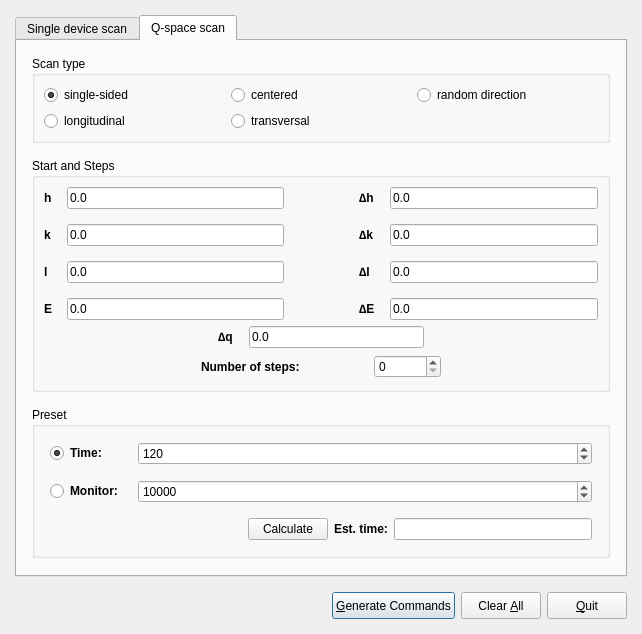
<?xml version="1.0" encoding="UTF-8"?>
<ui version="4.0">
 <class>ScanInputDlgUI</class>
 <widget class="QDialog" name="ScanInputDlgUI">
  <property name="geometry">
   <rect>
    <x>0</x>
    <y>0</y>
    <width>609</width>
    <height>563</height>
   </rect>
  </property>
  <property name="font">
   <font>
    <family>Lucida Grande</family>
    <pointsize>9</pointsize>
    <weight>50</weight>
    <italic>false</italic>
    <bold>false</bold>
    <underline>false</underline>
    <strikeout>false</strikeout>
   </font>
  </property>
  <property name="windowTitle">
   <string>Scan command generator</string>
  </property>
  <layout class="QVBoxLayout" name="verticalLayout">
   <item>
    <widget class="QTabWidget" name="tabWidget">
     <property name="maximumSize">
      <size>
       <width>32767</width>
       <height>32767</height>
      </size>
     </property>
     <property name="font">
      <font>
       <family>Lucida Grande</family>
       <pointsize>9</pointsize>
       <weight>50</weight>
       <italic>false</italic>
       <bold>false</bold>
       <underline>false</underline>
       <strikeout>false</strikeout>
      </font>
     </property>
     <property name="currentIndex">
      <number>1</number>
     </property>
     <widget class="QWidget" name="tab">
      <attribute name="title">
       <string>Single device scan</string>
      </attribute>
      <layout class="QGridLayout" name="gridLayout_2">
       <item row="0" column="0" colspan="2">
        <widget class="QGroupBox" name="groupBox_2">
         <property name="title">
          <string>Scan type</string>
         </property>
         <layout class="QGridLayout" name="_2">
          <property name="margin">
           <number>9</number>
          </property>
          <property name="spacing">
           <number>6</number>
          </property>
          <item row="0" column="0">
           <widget class="QRadioButton" name="scanSingle">
            <property name="text">
             <string>single-sided</string>
            </property>
            <property name="checked">
             <bool>true</bool>
            </property>
           </widget>
          </item>
          <item row="0" column="2">
           <widget class="QRadioButton" name="scanCentered">
            <property name="text">
             <string>centered</string>
            </property>
           </widget>
          </item>
          <item row="0" column="3">
           <spacer name="horizontalSpacer">
            <property name="orientation">
             <enum>Qt::Horizontal</enum>
            </property>
            <property name="sizeHint" stdset="0">
             <size>
              <width>40</width>
              <height>20</height>
             </size>
            </property>
           </spacer>
          </item>
          <item row="0" column="1">
           <spacer name="horizontalSpacer_2">
            <property name="orientation">
             <enum>Qt::Horizontal</enum>
            </property>
            <property name="sizeType">
             <enum>QSizePolicy::Fixed</enum>
            </property>
            <property name="sizeHint" stdset="0">
             <size>
              <width>50</width>
              <height>20</height>
             </size>
            </property>
           </spacer>
          </item>
         </layout>
        </widget>
       </item>
       <item row="1" column="0" colspan="2">
        <layout class="QGridLayout" name="gridLayout">
         <item row="0" column="0">
          <widget class="QLabel" name="tL_sscan_device">
           <property name="text">
            <string>&lt;html&gt;&lt;head/&gt;&lt;body&gt;&lt;p&gt;&lt;span style=&quot; font-weight:600;&quot;&gt;Select device:&lt;/span&gt;&lt;/p&gt;&lt;/body&gt;&lt;/html&gt;</string>
           </property>
           <property name="alignment">
            <set>Qt::AlignTop</set>
           </property>
          </widget>
         </item>
         <item row="1" column="0" colspan="2">
          <widget class="QListWidget" name="deviceList">
           <property name="sizePolicy">
            <sizepolicy hsizetype="Expanding" vsizetype="MinimumExpanding">
             <horstretch>0</horstretch>
             <verstretch>0</verstretch>
            </sizepolicy>
           </property>
          </widget>
         </item>
         <item row="2" column="0">
          <widget class="QLabel" name="tL_sscan_device_2">
           <property name="text">
            <string>&lt;html&gt;&lt;head/&gt;&lt;body&gt;&lt;p&gt;or enter a device name:&lt;/p&gt;&lt;/body&gt;&lt;/html&gt;</string>
           </property>
          </widget>
         </item>
         <item row="2" column="1">
          <widget class="QLineEdit" name="deviceName"/>
         </item>
        </layout>
       </item>
       <item row="2" column="0">
        <widget class="QGroupBox" name="groupBox10">
         <property name="title">
          <string>Scan parameters</string>
         </property>
         <layout class="QGridLayout">
          <property name="margin">
           <number>9</number>
          </property>
          <property name="spacing">
           <number>6</number>
          </property>
          <item row="3" column="0">
           <widget class="QLabel" name="tL_sscan_Preset">
            <property name="text">
             <string>&lt;b&gt;Preset:&lt;/b&gt;</string>
            </property>
           </widget>
          </item>
          <item row="3" column="2">
           <widget class="QLabel" name="tL_sscan_PresetS">
            <property name="text">
             <string>sec</string>
            </property>
           </widget>
          </item>
          <item row="3" column="1">
           <widget class="QLineEdit" name="scanPreset"/>
          </item>
          <item row="0" column="1" colspan="2">
           <widget class="QLineEdit" name="scanStart"/>
          </item>
          <item row="0" column="0">
           <widget class="QLabel" name="tL_sscan_Start">
            <property name="text">
             <string>&lt;html&gt;&lt;head/&gt;&lt;body&gt;&lt;p&gt;&lt;span style=&quot; font-weight:600;&quot;&gt;Start/Center:&lt;/span&gt;&lt;/p&gt;&lt;/body&gt;&lt;/html&gt;</string>
            </property>
           </widget>
          </item>
          <item row="1" column="0">
           <widget class="QLabel" name="tL_sscan_Step">
            <property name="text">
             <string>&lt;b&gt;Step size:&lt;/b&gt;</string>
            </property>
           </widget>
          </item>
          <item row="2" column="0">
           <widget class="QLabel" name="tL_sscan_NStep">
            <property name="text">
             <string>&lt;b&gt;Number of steps:&lt;/b&gt;</string>
            </property>
           </widget>
          </item>
          <item row="2" column="1" colspan="2">
           <widget class="QLineEdit" name="scanNumsteps"/>
          </item>
          <item row="1" column="1" colspan="2">
           <widget class="QLineEdit" name="scanStep"/>
          </item>
         </layout>
        </widget>
       </item>
       <item row="2" column="1">
        <widget class="QGroupBox" name="groupBox11">
         <property name="title">
          <string>Calculated Values</string>
         </property>
         <layout class="QGridLayout">
          <property name="margin">
           <number>9</number>
          </property>
          <property name="spacing">
           <number>6</number>
          </property>
          <item row="1" column="0" colspan="3">
           <widget class="QPushButton" name="scanCalc">
            <property name="text">
             <string>Calculate</string>
            </property>
           </widget>
          </item>
          <item row="0" column="0" colspan="2">
           <widget class="QLabel" name="tL_sscan_End_2">
            <property name="text">
             <string>&lt;b&gt;Move time per step:&lt;/b&gt;</string>
            </property>
           </widget>
          </item>
          <item row="0" column="2">
           <widget class="QLineEdit" name="scanMovetime"/>
          </item>
          <item row="2" column="0">
           <widget class="QLabel" name="tL_sscan_End">
            <property name="text">
             <string>&lt;html&gt;&lt;head/&gt;&lt;body&gt;&lt;p&gt;&lt;span style=&quot; font-weight:600;&quot;&gt;Range:&lt;/span&gt;&lt;/p&gt;&lt;/body&gt;&lt;/html&gt;</string>
            </property>
           </widget>
          </item>
          <item row="2" column="1" colspan="2">
           <widget class="QLineEdit" name="scanRange"/>
          </item>
          <item row="3" column="0">
           <widget class="QLabel" name="tL_sscan_PresetH">
            <property name="text">
             <string>&lt;b&gt;Est. time:&lt;/b&gt;</string>
            </property>
           </widget>
          </item>
          <item row="3" column="1" colspan="2">
           <widget class="QLineEdit" name="scanEstimation"/>
          </item>
         </layout>
        </widget>
       </item>
       <item row="3" column="0" colspan="2">
        <spacer>
         <property name="orientation">
          <enum>Qt::Vertical</enum>
         </property>
         <property name="sizeHint" stdset="0">
          <size>
           <width>578</width>
           <height>13</height>
          </size>
         </property>
        </spacer>
       </item>
      </layout>
     </widget>
     <widget class="QWidget" name="TabPage">
      <attribute name="title">
       <string>Q-space scan</string>
      </attribute>
      <layout class="QVBoxLayout" name="verticalLayout_2">
       <item>
        <widget class="QGroupBox" name="groupBox">
         <property name="title">
          <string>Scan type</string>
         </property>
         <layout class="QGridLayout">
          <property name="margin">
           <number>9</number>
          </property>
          <property name="spacing">
           <number>6</number>
          </property>
          <item row="1" column="1">
           <widget class="QRadioButton" name="qscanTrans">
            <property name="text">
             <string>transversal</string>
            </property>
           </widget>
          </item>
          <item row="0" column="1">
           <widget class="QRadioButton" name="qscanCentered">
            <property name="text">
             <string>centered</string>
            </property>
           </widget>
          </item>
          <item row="0" column="0">
           <widget class="QRadioButton" name="qscanSingle">
            <property name="text">
             <string>single-sided</string>
            </property>
            <property name="checked">
             <bool>true</bool>
            </property>
           </widget>
          </item>
          <item row="0" column="2">
           <widget class="QRadioButton" name="qscanRandom">
            <property name="text">
             <string>random direction</string>
            </property>
           </widget>
          </item>
          <item row="1" column="0">
           <widget class="QRadioButton" name="qscanLong">
            <property name="text">
             <string>longitudinal</string>
            </property>
           </widget>
          </item>
         </layout>
        </widget>
       </item>
       <item>
        <widget class="QGroupBox" name="groupBox3">
         <property name="title">
          <string>Start and Steps</string>
         </property>
         <layout class="QVBoxLayout">
          <property name="spacing">
           <number>6</number>
          </property>
          <property name="margin">
           <number>9</number>
          </property>
          <item>
           <layout class="QHBoxLayout">
            <property name="spacing">
             <number>15</number>
            </property>
            <property name="margin">
             <number>0</number>
            </property>
            <item>
             <layout class="QGridLayout">
              <property name="margin">
               <number>0</number>
              </property>
              <property name="spacing">
               <number>15</number>
              </property>
              <item row="2" column="0">
               <widget class="QLabel" name="textLabel10_3">
                <property name="text">
                 <string>&lt;b&gt;l&lt;/b&gt;</string>
                </property>
               </widget>
              </item>
              <item row="1" column="1">
               <widget class="QLineEdit" name="kInput">
                <property name="text">
                 <string>0.0</string>
                </property>
               </widget>
              </item>
              <item row="3" column="1">
               <widget class="QLineEdit" name="EInput">
                <property name="text">
                 <string>0.0</string>
                </property>
               </widget>
              </item>
              <item row="2" column="1">
               <widget class="QLineEdit" name="lInput">
                <property name="text">
                 <string>0.0</string>
                </property>
               </widget>
              </item>
              <item row="0" column="1">
               <widget class="QLineEdit" name="hInput">
                <property name="text">
                 <string>0.0</string>
                </property>
               </widget>
              </item>
              <item row="1" column="0">
               <widget class="QLabel" name="textLabel10_2">
                <property name="text">
                 <string>&lt;b&gt;k&lt;/b&gt;</string>
                </property>
               </widget>
              </item>
              <item row="0" column="0">
               <widget class="QLabel" name="textLabel10">
                <property name="text">
                 <string>&lt;b&gt;h&lt;/b&gt;</string>
                </property>
               </widget>
              </item>
              <item row="3" column="0">
               <widget class="QLabel" name="textLabel10_4">
                <property name="text">
                 <string>&lt;b&gt;E&lt;/b&gt;</string>
                </property>
               </widget>
              </item>
             </layout>
            </item>
            <item>
             <spacer>
              <property name="orientation">
               <enum>Qt::Horizontal</enum>
              </property>
              <property name="sizeType">
               <enum>QSizePolicy::Fixed</enum>
              </property>
              <property name="sizeHint" stdset="0">
               <size>
                <width>60</width>
                <height>16</height>
               </size>
              </property>
             </spacer>
            </item>
            <item>
             <layout class="QGridLayout">
              <property name="margin">
               <number>0</number>
              </property>
              <property name="spacing">
               <number>15</number>
              </property>
              <item row="1" column="1">
               <widget class="QLineEdit" name="deltakInput">
                <property name="text">
                 <string>0.0</string>
                </property>
               </widget>
              </item>
              <item row="1" column="0">
               <widget class="QLabel" name="label_dk">
                <property name="text">
                 <string>&lt;b&gt;∆k&lt;/b&gt;</string>
                </property>
               </widget>
              </item>
              <item row="2" column="1">
               <widget class="QLineEdit" name="deltalInput">
                <property name="text">
                 <string>0.0</string>
                </property>
               </widget>
              </item>
              <item row="0" column="0">
               <widget class="QLabel" name="label_dh">
                <property name="text">
                 <string>&lt;b&gt;∆h&lt;/b&gt;</string>
                </property>
               </widget>
              </item>
              <item row="0" column="1">
               <widget class="QLineEdit" name="deltahInput">
                <property name="text">
                 <string>0.0</string>
                </property>
               </widget>
              </item>
              <item row="3" column="1">
               <widget class="QLineEdit" name="deltaEInput">
                <property name="text">
                 <string>0.0</string>
                </property>
               </widget>
              </item>
              <item row="2" column="0">
               <widget class="QLabel" name="label_dl">
                <property name="text">
                 <string>&lt;b&gt;∆l&lt;/b&gt;</string>
                </property>
               </widget>
              </item>
              <item row="3" column="0">
               <widget class="QLabel" name="label_dnu">
                <property name="text">
                 <string>&lt;b&gt;∆E&lt;/b&gt;</string>
                </property>
               </widget>
              </item>
             </layout>
            </item>
           </layout>
          </item>
          <item>
           <layout class="QHBoxLayout">
            <property name="spacing">
             <number>6</number>
            </property>
            <property name="margin">
             <number>0</number>
            </property>
            <item>
             <spacer>
              <property name="orientation">
               <enum>Qt::Horizontal</enum>
              </property>
              <property name="sizeHint" stdset="0">
               <size>
                <width>40</width>
                <height>20</height>
               </size>
              </property>
             </spacer>
            </item>
            <item>
             <widget class="QLabel" name="label_dnu_2">
              <property name="text">
               <string>&lt;b&gt;∆q&lt;/b&gt;&amp;nbsp;&amp;nbsp;&amp;nbsp;</string>
              </property>
             </widget>
            </item>
            <item>
             <widget class="QLineEdit" name="deltaqInput">
              <property name="text">
               <string>0.0</string>
              </property>
             </widget>
            </item>
            <item>
             <spacer>
              <property name="orientation">
               <enum>Qt::Horizontal</enum>
              </property>
              <property name="sizeHint" stdset="0">
               <size>
                <width>40</width>
                <height>20</height>
               </size>
              </property>
             </spacer>
            </item>
           </layout>
          </item>
          <item>
           <layout class="QHBoxLayout">
            <property name="spacing">
             <number>15</number>
            </property>
            <property name="margin">
             <number>0</number>
            </property>
            <item>
             <spacer>
              <property name="orientation">
               <enum>Qt::Horizontal</enum>
              </property>
              <property name="sizeType">
               <enum>QSizePolicy::Expanding</enum>
              </property>
              <property name="sizeHint" stdset="0">
               <size>
                <width>86</width>
                <height>21</height>
               </size>
              </property>
             </spacer>
            </item>
            <item>
             <widget class="QLabel" name="textLabel8_3">
              <property name="sizePolicy">
               <sizepolicy hsizetype="MinimumExpanding" vsizetype="Preferred">
                <horstretch>0</horstretch>
                <verstretch>0</verstretch>
               </sizepolicy>
              </property>
              <property name="text">
               <string>&lt;b&gt;Number of steps:&lt;/b&gt;</string>
              </property>
             </widget>
            </item>
            <item>
             <widget class="QSpinBox" name="stepsInput">
              <property name="maximum">
               <number>100000</number>
              </property>
             </widget>
            </item>
            <item>
             <spacer>
              <property name="orientation">
               <enum>Qt::Horizontal</enum>
              </property>
              <property name="sizeType">
               <enum>QSizePolicy::Expanding</enum>
              </property>
              <property name="sizeHint" stdset="0">
               <size>
                <width>91</width>
                <height>26</height>
               </size>
              </property>
             </spacer>
            </item>
           </layout>
          </item>
         </layout>
        </widget>
       </item>
       <item>
        <widget class="QGroupBox" name="groupBox1">
         <property name="sizePolicy">
          <sizepolicy hsizetype="Preferred" vsizetype="Fixed">
           <horstretch>0</horstretch>
           <verstretch>0</verstretch>
          </sizepolicy>
         </property>
         <property name="title">
          <string>Preset</string>
         </property>
         <layout class="QGridLayout" name="gridLayout_3">
          <item row="0" column="0">
           <widget class="QRadioButton" name="presetTime">
            <property name="sizePolicy">
             <sizepolicy hsizetype="Fixed" vsizetype="Fixed">
              <horstretch>0</horstretch>
              <verstretch>0</verstretch>
             </sizepolicy>
            </property>
            <property name="font">
             <font>
              <weight>75</weight>
              <bold>true</bold>
             </font>
            </property>
            <property name="text">
             <string>Time:</string>
            </property>
            <property name="checked">
             <bool>true</bool>
            </property>
           </widget>
          </item>
          <item row="0" column="1">
           <widget class="QSpinBox" name="timeInput">
            <property name="maximum">
             <number>2000000000</number>
            </property>
            <property name="value">
             <number>120</number>
            </property>
           </widget>
          </item>
          <item row="1" column="0">
           <widget class="QRadioButton" name="presetMonitor">
            <property name="font">
             <font>
              <weight>75</weight>
              <bold>true</bold>
             </font>
            </property>
            <property name="text">
             <string>Monitor:</string>
            </property>
           </widget>
          </item>
          <item row="1" column="1">
           <widget class="QSpinBox" name="monitorInput">
            <property name="maximum">
             <number>2000000000</number>
            </property>
            <property name="value">
             <number>10000</number>
            </property>
           </widget>
          </item>
          <item row="2" column="0" colspan="2">
           <layout class="QHBoxLayout">
            <property name="spacing">
             <number>6</number>
            </property>
            <property name="margin">
             <number>0</number>
            </property>
            <item>
             <spacer>
              <property name="orientation">
               <enum>Qt::Horizontal</enum>
              </property>
              <property name="sizeHint" stdset="0">
               <size>
                <width>181</width>
                <height>20</height>
               </size>
              </property>
             </spacer>
            </item>
            <item>
             <widget class="QPushButton" name="qscanCalc">
              <property name="text">
               <string>Calculate</string>
              </property>
             </widget>
            </item>
            <item>
             <widget class="QLabel" name="tL_ttscan_End_3">
              <property name="text">
               <string>&lt;b&gt;Est. time:&lt;/b&gt;</string>
              </property>
             </widget>
            </item>
            <item>
             <widget class="QLineEdit" name="qscanEstimation">
              <property name="readOnly">
               <bool>true</bool>
              </property>
             </widget>
            </item>
           </layout>
          </item>
         </layout>
        </widget>
       </item>
       <item>
        <spacer>
         <property name="orientation">
          <enum>Qt::Vertical</enum>
         </property>
         <property name="sizeHint" stdset="0">
          <size>
           <width>20</width>
           <height>40</height>
          </size>
         </property>
        </spacer>
       </item>
      </layout>
     </widget>
    </widget>
   </item>
   <item>
    <layout class="QHBoxLayout">
     <property name="spacing">
      <number>6</number>
     </property>
     <property name="margin">
      <number>0</number>
     </property>
     <item>
      <spacer>
       <property name="orientation">
        <enum>Qt::Horizontal</enum>
       </property>
       <property name="sizeType">
        <enum>QSizePolicy::Expanding</enum>
       </property>
       <property name="sizeHint" stdset="0">
        <size>
         <width>141</width>
         <height>27</height>
        </size>
       </property>
      </spacer>
     </item>
     <item>
      <widget class="QPushButton" name="generateBtn">
       <property name="sizePolicy">
        <sizepolicy hsizetype="Preferred" vsizetype="Minimum">
         <horstretch>0</horstretch>
         <verstretch>0</verstretch>
        </sizepolicy>
       </property>
       <property name="text">
        <string>&amp;Generate Commands</string>
       </property>
       <property name="shortcut">
        <string>Alt+G</string>
       </property>
       <property name="autoDefault">
        <bool>false</bool>
       </property>
       <property name="default">
        <bool>true</bool>
       </property>
      </widget>
     </item>
     <item>
      <widget class="QPushButton" name="clearAllBtn">
       <property name="sizePolicy">
        <sizepolicy hsizetype="Preferred" vsizetype="Minimum">
         <horstretch>0</horstretch>
         <verstretch>0</verstretch>
        </sizepolicy>
       </property>
       <property name="text">
        <string>Clear &amp;All</string>
       </property>
       <property name="shortcut">
        <string>Alt+A</string>
       </property>
       <property name="autoDefault">
        <bool>false</bool>
       </property>
      </widget>
     </item>
     <item>
      <widget class="QPushButton" name="quitBtn">
       <property name="sizePolicy">
        <sizepolicy hsizetype="Preferred" vsizetype="Minimum">
         <horstretch>0</horstretch>
         <verstretch>0</verstretch>
        </sizepolicy>
       </property>
       <property name="text">
        <string>&amp;Quit</string>
       </property>
       <property name="shortcut">
        <string>Alt+Q</string>
       </property>
       <property name="autoDefault">
        <bool>false</bool>
       </property>
      </widget>
     </item>
    </layout>
   </item>
  </layout>
 </widget>
 <layoutdefault spacing="15" margin="15"/>
 <tabstops>
  <tabstop>tabWidget</tabstop>
  <tabstop>scanStart</tabstop>
  <tabstop>scanStep</tabstop>
  <tabstop>scanNumsteps</tabstop>
  <tabstop>scanPreset</tabstop>
  <tabstop>scanCalc</tabstop>
  <tabstop>scanRange</tabstop>
  <tabstop>scanEstimation</tabstop>
  <tabstop>hInput</tabstop>
  <tabstop>kInput</tabstop>
  <tabstop>lInput</tabstop>
  <tabstop>EInput</tabstop>
  <tabstop>deltahInput</tabstop>
  <tabstop>deltakInput</tabstop>
  <tabstop>deltalInput</tabstop>
  <tabstop>deltaEInput</tabstop>
  <tabstop>stepsInput</tabstop>
  <tabstop>generateBtn</tabstop>
  <tabstop>clearAllBtn</tabstop>
  <tabstop>quitBtn</tabstop>
 </tabstops>
 <resources/>
 <connections/>
</ui>
